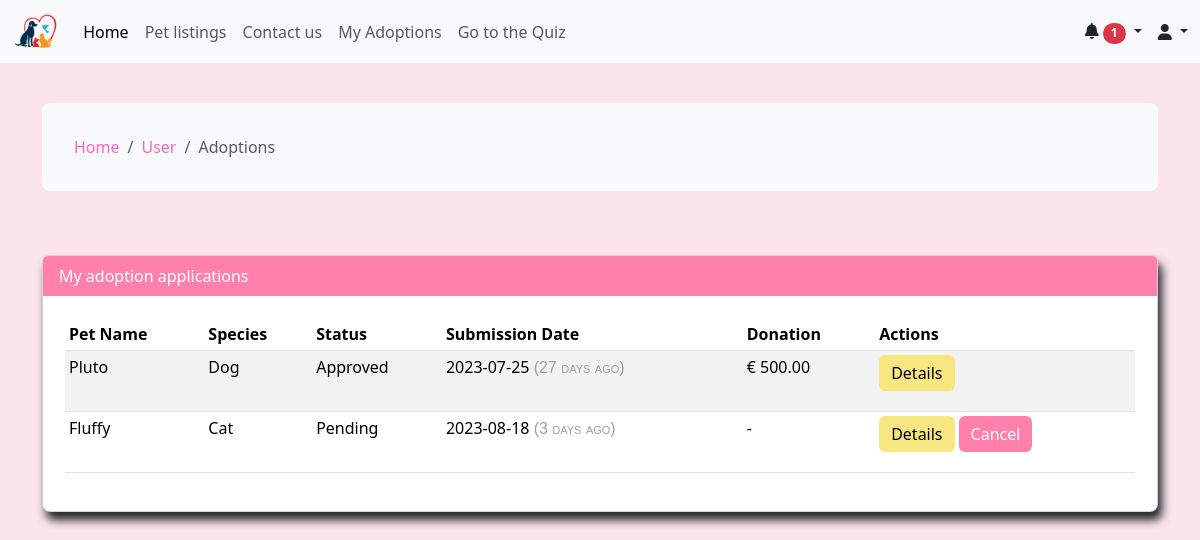
The page /adoptions/myadoptions.php (signed in) on the database its author committed.
### tables this page shows
CREATE TABLE `adoption` (
  `id` int(11) NOT NULL,
  `fk_pet_id` int(11) NOT NULL,
  `fk_adoptee_id` int(11) NOT NULL,
  `adopStatus` enum('Apply','Approved','Declined') DEFAULT 'Apply',
  `submitionDate` date DEFAULT NULL,
  `adoptionDate` date DEFAULT NULL,
  `donation` decimal(5,2) DEFAULT NULL,
  `reason` varchar(512) DEFAULT NULL
);

CREATE TABLE `pet` (
  `id` int(11) NOT NULL,
  `name` varchar(50) NOT NULL,
  `image` varchar(255) DEFAULT NULL,
  `location` varchar(50) DEFAULT NULL,
  `species` enum('Cat','Dog','Bird','Fish') NOT NULL,
  `breed` varchar(50) DEFAULT NULL,
  `age` int(11) DEFAULT NULL,
  `size` enum('Small','Medium','Large') DEFAULT NULL,
  `description` varchar(511) DEFAULT NULL,
  `available` tinyint(1) NOT NULL,
  `vaccinated` tinyint(1) NOT NULL,
  `experienceNeeded` tinyint(1) NOT NULL,
  `minSpace` int(11) NOT NULL,
  `behavior` varchar(255) DEFAULT NULL,
  `fk_users_id` int(11) NOT NULL,
  `pet_day` tinyint(1) DEFAULT 0
);

### utils/crudAdoption.php (called while the page is built, shortened)
<?php
class CRUD_ADOPTION
{
    private $connection;
    public function __construct(string $database = "pet_adoption", string $host = "localhost", string $user = "root", string $password = "")
    {
        $this->connection = mysqli_connect($host, $user, $password, $database);
    }
    public function select(string $table, string $columns = "*", string $condition)
    {
        $sql = "SELECT $columns FROM $table";
        if (!empty($condition)) {
            $sql .= " WHERE $condition";
        }
        $result = mysqli_query($this->connection, $sql);
        $rows = mysqli_fetch_all($result, MYSQLI_ASSOC);
        return $rows;
    }
    public function selectAdoptions(string $condition)
    {
        return $this->select("adoption", "*", $condition);
    }
}

### utils/crudPet.php (called while the page is built, shortened)
<?php
class CRUD_PET
{
    private $connection;
    public function __construct(string $database = "pet_adoption", string $host = "localhost", string $user = "root", string $password = "")
    {
        $this->connection = mysqli_connect($host, $user, $password, $database);
    }
    public function select(string $table, string $columns = "*", string $condition = "")
    {
        $sql = "SELECT $columns FROM $table";
        if (!empty($condition)) {
            $sql .= " WHERE $condition";
        }
        $result = mysqli_query($this->connection, $sql);
        $rows = mysqli_fetch_all($result, MYSQLI_ASSOC);
        return $rows;
    }
    public function selectPets(string $condition)
    {
        return $this->select("pet", "*", $condition);
    }
}

### components/usertable.php (the view, shortened to what this page needs)
<?php
function viewAdoptions($result)
{
    $crudPet = new CRUD_PET();
    $list = "";
    if (!empty($result)) {
        foreach ($result as $adoption) {
            $petId = $adoption["fk_pet_id"];
            $getPet = $crudPet->selectPets("id = $petId");
            $petName = $getPet[0]["name"];
            $petSpecies = $getPet[0]["species"];
            $submission = $adoption['submitionDate'];
            $status = $adoption['adopStatus'];
            $btnattr = "hidden";
            $submitted = $adoption["submitionDate"];
            $today = date("Y-m-d");
            $diff = strtotime($today) - strtotime($submitted);
            $daysAgo = floor($diff / (60 * 60 * 24));
            $daytext = ($daysAgo == 1) ? 'day' : 'days';
            if ($status == 'Apply') {
                $application = 'Pending';
                $btnattr = "";
            } elseif ($status == 'Approved') {
                $application = 'Approved';
            } else {
                $application = 'Rejected';
            }
            $donation = ($adoption['donation']) ? "&euro; " . $adoption['donation'] : "-";
            $list .= <<<HTML
                            <tr>
                                <td> $petName </td>
                                <td> $petSpecies </td>
                                <td> $application </td>
                                <td> $submission <span class="cssFont_1"> ($daysAgo $daytext ago)</span> </td>
                                <td> $donation </td>
                                <td>
                                <p class="d-inline-flex gap-1">
                                    <a href='../adoptions/view.php?id={$adoption["id"]}' class='btn btn-warning'>Details</a>
                                    <a href='cancel.php?id={$petId}' class='btn btn-primary' $btnattr>Cancel</a>
                            HTML;
            $list .= "</p>
                    </td>
                    </tr>";
        }
    } else {
        $list .= "<tr><td colspan='9'>No records found</td></tr>";
    }
    return $list;
}

### css/main.css (style rules this page uses)
body { background-color: #fce4ec; }
a { color: #ff69b4; text-decoration: none; transition: color 0.3s; }
.btn-primary { background-color: #ff80ab; border: none; }
.btn-warning { background-color: #f8e681; border: none; --mdb-btn-color: black; }
.cssFont_1 { font-family: Arial; font-size: 16px; letter-spacing: 0px; word-spacing: 0px; color: #9e9e9e; font-weight: normal; text-decoration: none; font-style: normal; font-variant: small-caps; text-transform: none; }

### rows shown on the page
adoption: fk_pet.name "Pluto", fk_pet.species "Dog", adopStatus "Approved", submitionDate "2023-07-25", donation "€ 500.00"
adoption: fk_pet.name "Fluffy", fk_pet.species "Cat", adopStatus "Pending", submitionDate "2023-08-18", donation "-"

### other values the page prints
$breadcrumb['title'] "Home"
$breadcrumb['title'] "User"
$breadcrumb['title'] "Adoptions"
